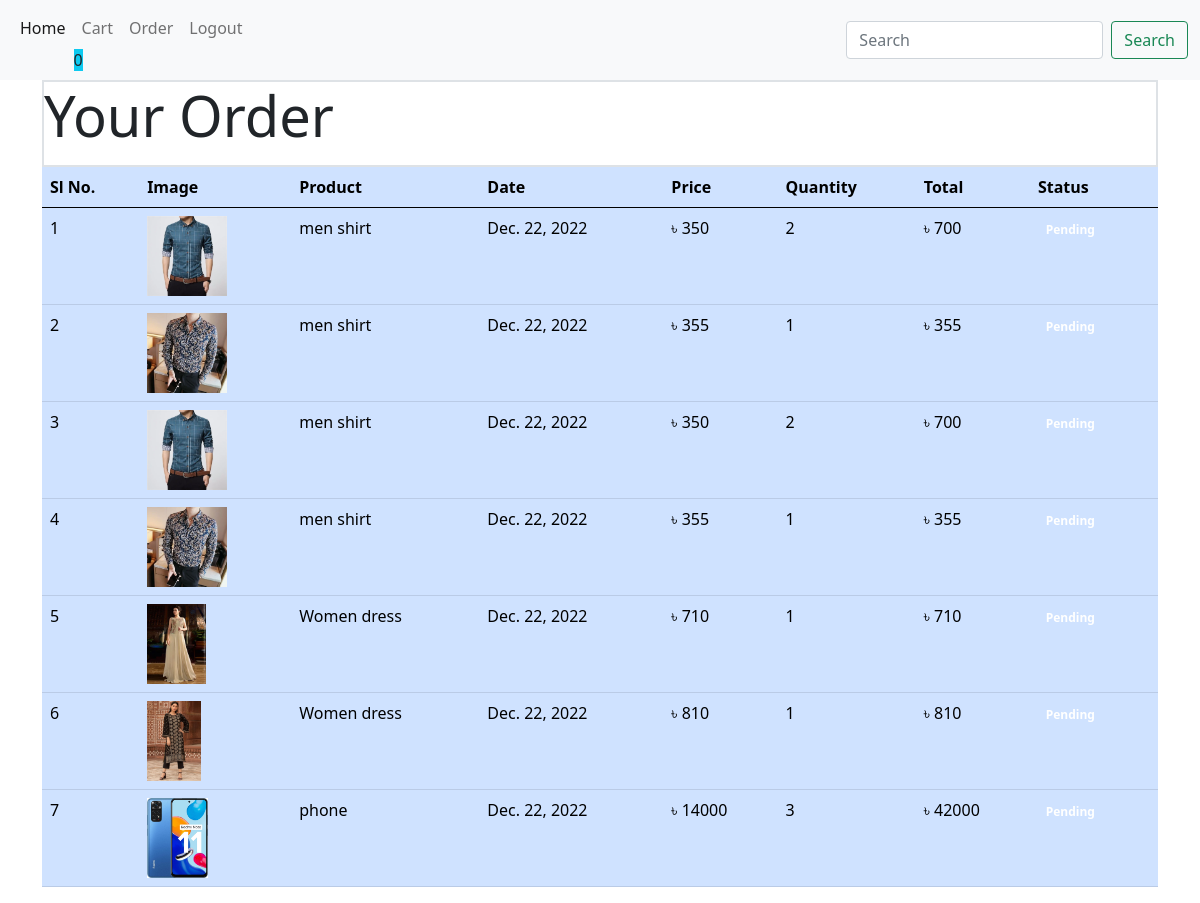
The app's page /order/ (signed in) with its own data.
### mainApp/models/orders.py (models this page shows, shortened)
class Order(models.Model):
    product = models.ForeignKey(Product, on_delete=models.CASCADE)
    customer = models.ForeignKey(Customer, on_delete=models.CASCADE)
    quantity = models.IntegerField(default=1)
    price = models.IntegerField()
    address = models.CharField(max_length=100, default='', blank=True)
    phone_no = models.CharField(max_length=20, default='', blank=True)
    date = models.DateField(default=datetime.datetime.today)
    status = models.BooleanField(default=False)
    @staticmethod
    def get_order_by_customer(customer_id):
        return Order.objects.filter(customer = customer_id).order_by('-date')

### mainApp/models/product.py (models this page shows, shortened)
class Product(models.Model):
     category = models.ForeignKey(Category, on_delete=models.CASCADE, default=1)
     name = models.CharField(max_length=800)
     color = models.CharField(max_length=50)
     price = models.IntegerField(default=0)
     description = models.CharField(max_length=800, default='')
     image = models.ImageField(upload_to='Image/product')

### mainApp/middlewares/auth.py (the view)
    def middleware(request):
        returnUrl = request.META['PATH_INFO']
        if not request.session.get('customer'):
            return redirect(f'login?return_url={returnUrl}')
        response = get_response(request)
        return response

### mainApp/templatetags/custom_filter.py (called while the page is built)
@register.filter(name='currency')
def currency(number):
    return "৳ "+str(number)

@register.filter(name='multiply')
def multiply(number, number1):
    return number*number1

### mainApp/views/orders.py (called while the page is built)
    def get(self, request):
        customer = request.session.get('customer')
        orders = Order.get_order_by_customer(customer)
        return render(request, 'order.html', {'orders': orders})

### templates/order.html
{% extends 'include/base.html' %}
{% block content%}
{% load cart %}
{% load custom_filter %}
<div class="container">
    <div class="border border-2">
        <p class="display-4">Your Order</p>
    </div>
    <div class="table-responsive">
        <table class="table table-primary">
            <thead>
                <tr>
                    <th scope="col">Sl No.</th>
                    <th scope="col">Image</th>
                    <th scope="col">Product</th>
                    <th scope="col">Date</th>
                    <th scope="col">Price</th>
                    <th scope="col">Quantity</th>
                    <th scope="col">Total</th>
                    <th scope="col">Status</th>
                </tr>
            </thead>
            <tbody>
                {% for order in orders %}
                <tr class="">
                    <td>{{forloop.counter}}</td>
                    <td><img style="height:80px;"class="rouned-circle" src="{{order.product.image.url}}"></td>
                    <td>{{order.product.name}}</td>
                    <td>{{order.date}}</td>
                    <td>{{order.price|currency}}</td>
                    <td>{{order.quantity}}</td>
                    <td>{{order.quantity|multiply:order.price|currency}}</td>
                    {% if order.status %}
                    <td><small class="badge badge-success">Completed</small></td>
                    {%else%}
                    <td><small class="badge badge-warning">Pending</small></td>
                    {% endif %}
                </tr>
                {% endfor %}
            </tbody>
        </table>
    </div>
</div>
{% endblock content %}

### templates/include/base.html (shortened to what this page needs)
<!DOCTYPE html>
<html lang="en">
<head>
    <link href="https://cdn.jsdelivr.net/npm/bootstrap@5.0.2/dist/css/bootstrap.min.css" rel="stylesheet">
</head>
<body>
<nav class="navbar navbar-expand-lg navbar-light bg-light">
  <div class="container-fluid">
    <div class="collapse navbar-collapse" id="navbarScroll">
      <ul class="navbar-nav me-auto my-2 my-lg-0 navbar-nav-scroll" style="--bs-scroll-height: 100px;">
        <li class="nav-item">
          <a class="nav-link active" aria-current="page" href="/">Home</a>
        </li>
          <li class="nav-item">
          <a class="nav-link" href="/cart">Cart</a>
              <span class="bg-info">{{request.session.cart.keys|length}}</span>
        </li>
        {% if request.session.customer %}
          <li class="nav-item">
          <a class="nav-link" href="/order">Order</a>
        </li>
        <li class="nav-item">
          <a class="nav-link" href="/logout">Logout</a>
        </li>
          {% endif %}
      </ul>
      <form class="d-flex">
        <input class="form-control me-2" type="search" placeholder="Search" aria-label="Search">
        <button class="btn btn-outline-success" type="submit">Search</button>
      </form>
    </div>
  </div>
</nav>
{% block content %}
{% endblock %}
</body>
</html>

### records on screen
Order: product.image (picture), product.name "men shirt", date "Dec. 22, 2022", price "৳ 350", quantity "2", quantity|multiply "৳ 700", status "Pending"
Order: product.image (picture), product.name "men shirt", date "Dec. 22, 2022", price "৳ 355", quantity "1", quantity|multiply "৳ 355", status "Pending"
Order: product.image (picture), product.name "men shirt", date "Dec. 22, 2022", price "৳ 350", quantity "2", quantity|multiply "৳ 700", status "Pending"
Order: product.image (picture), product.name "men shirt", date "Dec. 22, 2022", price "৳ 355", quantity "1", quantity|multiply "৳ 355", status "Pending"
Order: product.image (picture), product.name "Women dress", date "Dec. 22, 2022", price "৳ 710", quantity "1", quantity|multiply "৳ 710", status "Pending"
Order: product.image (picture), product.name "Women dress", date "Dec. 22, 2022", price "৳ 810", quantity "1", quantity|multiply "৳ 810", status "Pending"
Order: product.image (picture), product.name "phone", date "Dec. 22, 2022", price "৳ 14000", quantity "3", quantity|multiply "৳ 42000", status "Pending"

### other values on screen
{{ request.session.cart.keys|length }} "0"
